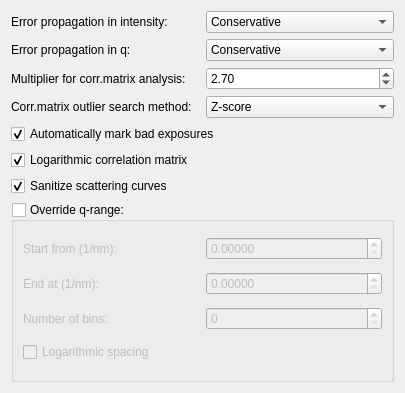
<?xml version="1.0" encoding="UTF-8"?>
<ui version="4.0">
 <class>Form</class>
 <widget class="QWidget" name="Form">
  <property name="geometry">
   <rect>
    <x>0</x>
    <y>0</y>
    <width>405</width>
    <height>393</height>
   </rect>
  </property>
  <property name="windowTitle">
   <string>Form</string>
  </property>
  <layout class="QGridLayout" name="gridLayout">
   <item row="2" column="0">
    <widget class="QLabel" name="label_7">
     <property name="text">
      <string>Multiplier for corr.matrix analysis:</string>
     </property>
     <property name="buddy">
      <cstring>stdMultiplierDoubleSpinBox</cstring>
     </property>
    </widget>
   </item>
   <item row="6" column="0" colspan="2">
    <widget class="QCheckBox" name="sanitizeCurvesCheckBox">
     <property name="text">
      <string>Sanitize scattering curves</string>
     </property>
     <property name="checked">
      <bool>true</bool>
     </property>
    </widget>
   </item>
   <item row="0" column="0">
    <widget class="QLabel" name="label">
     <property name="text">
      <string>Error propagation in intensity:</string>
     </property>
    </widget>
   </item>
   <item row="1" column="1">
    <widget class="QComboBox" name="abscissaErrorPropagationComboBox">
     <property name="currentIndex">
      <number>3</number>
     </property>
     <item>
      <property name="text">
       <string>Independent</string>
      </property>
     </item>
     <item>
      <property name="text">
       <string>Linear</string>
      </property>
     </item>
     <item>
      <property name="text">
       <string>Squared</string>
      </property>
     </item>
     <item>
      <property name="text">
       <string>Conservative</string>
      </property>
     </item>
    </widget>
   </item>
   <item row="3" column="1">
    <widget class="QComboBox" name="corrmatOutlierMethodComboBox">
     <item>
      <property name="text">
       <string>Z-score</string>
      </property>
     </item>
     <item>
      <property name="text">
       <string>Modified Z-score</string>
      </property>
     </item>
     <item>
      <property name="text">
       <string>Interquartile Range</string>
      </property>
     </item>
    </widget>
   </item>
   <item row="1" column="0">
    <widget class="QLabel" name="label_6">
     <property name="text">
      <string>Error propagation in q:</string>
     </property>
     <property name="buddy">
      <cstring>abscissaErrorPropagationComboBox</cstring>
     </property>
    </widget>
   </item>
   <item row="4" column="0" colspan="2">
    <widget class="QCheckBox" name="autoMarkBadExposuresCheckBox">
     <property name="text">
      <string>Automatically mark bad exposures</string>
     </property>
     <property name="checked">
      <bool>true</bool>
     </property>
    </widget>
   </item>
   <item row="3" column="0">
    <widget class="QLabel" name="label_26">
     <property name="text">
      <string>Corr.matrix outlier search method:</string>
     </property>
    </widget>
   </item>
   <item row="0" column="1">
    <widget class="QComboBox" name="errorPropagationComboBox">
     <property name="currentIndex">
      <number>3</number>
     </property>
     <item>
      <property name="text">
       <string>Weighted</string>
      </property>
     </item>
     <item>
      <property name="text">
       <string>Average of errors</string>
      </property>
     </item>
     <item>
      <property name="text">
       <string>Squared (Gaussian)</string>
      </property>
     </item>
     <item>
      <property name="text">
       <string>Conservative</string>
      </property>
     </item>
    </widget>
   </item>
   <item row="5" column="0" colspan="2">
    <widget class="QCheckBox" name="logarithmicCorrelMatrixCheckBox">
     <property name="text">
      <string>Logarithmic correlation matrix</string>
     </property>
     <property name="checked">
      <bool>true</bool>
     </property>
    </widget>
   </item>
   <item row="2" column="1">
    <widget class="QDoubleSpinBox" name="stdMultiplierDoubleSpinBox">
     <property name="value">
      <double>2.700000000000000</double>
     </property>
    </widget>
   </item>
   <item row="7" column="0" colspan="2">
    <widget class="QGroupBox" name="qRangeOverrideGroupBox">
     <property name="title">
      <string>Override q-range:</string>
     </property>
     <property name="checkable">
      <bool>true</bool>
     </property>
     <property name="checked">
      <bool>false</bool>
     </property>
     <layout class="QGridLayout" name="gridLayout_9">
      <item row="1" column="0">
       <widget class="QLabel" name="label_19">
        <property name="text">
         <string>End at (1/nm):</string>
        </property>
       </widget>
      </item>
      <item row="2" column="0">
       <widget class="QLabel" name="label_20">
        <property name="text">
         <string>Number of bins:</string>
        </property>
       </widget>
      </item>
      <item row="0" column="0">
       <widget class="QLabel" name="label_18">
        <property name="text">
         <string>Start from (1/nm):</string>
        </property>
       </widget>
      </item>
      <item row="0" column="1">
       <widget class="QDoubleSpinBox" name="qMinDoubleSpinBox">
        <property name="decimals">
         <number>5</number>
        </property>
       </widget>
      </item>
      <item row="1" column="1">
       <widget class="QDoubleSpinBox" name="qMaxDoubleSpinBox">
        <property name="decimals">
         <number>5</number>
        </property>
       </widget>
      </item>
      <item row="2" column="1">
       <widget class="QSpinBox" name="qBinCountSpinBox">
        <property name="maximum">
         <number>1000000</number>
        </property>
       </widget>
      </item>
      <item row="3" column="0" colspan="2">
       <widget class="QCheckBox" name="logarithmicQCheckBox">
        <property name="text">
         <string>Logarithmic spacing</string>
        </property>
        <property name="checked">
         <bool>false</bool>
        </property>
       </widget>
      </item>
     </layout>
    </widget>
   </item>
  </layout>
 </widget>
 <resources/>
 <connections/>
</ui>
